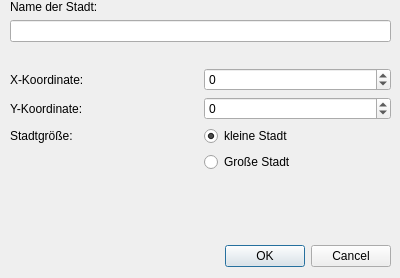
<?xml version="1.0" encoding="UTF-8"?>
<ui version="4.0">
 <class>DialogNewCity</class>
 <widget class="QDialog" name="DialogNewCity">
  <property name="geometry">
   <rect>
    <x>0</x>
    <y>0</y>
    <width>400</width>
    <height>278</height>
   </rect>
  </property>
  <property name="windowTitle">
   <string>Add new City</string>
  </property>
  <widget class="QDialogButtonBox" name="buttonBox">
   <property name="geometry">
    <rect>
     <x>10</x>
     <y>240</y>
     <width>381</width>
     <height>32</height>
    </rect>
   </property>
   <property name="orientation">
    <enum>Qt::Horizontal</enum>
   </property>
   <property name="standardButtons">
    <set>QDialogButtonBox::Cancel|QDialogButtonBox::Ok</set>
   </property>
  </widget>
  <widget class="QWidget" name="gridLayoutWidget">
   <property name="geometry">
    <rect>
     <x>10</x>
     <y>0</y>
     <width>381</width>
     <height>229</height>
    </rect>
   </property>
   <layout class="QGridLayout" name="gridLayout">
    <item row="5" column="2">
     <widget class="QSpinBox" name="sbCoordY">
      <property name="minimum">
       <number>-1000</number>
      </property>
      <property name="maximum">
       <number>1000</number>
      </property>
     </widget>
    </item>
    <item row="7" column="2">
     <widget class="QRadioButton" name="rbSmallTown">
      <property name="text">
       <string>kleine Stadt</string>
      </property>
      <property name="checked">
       <bool>true</bool>
      </property>
     </widget>
    </item>
    <item row="1" column="1" colspan="2">
     <widget class="QLabel" name="lblCityName">
      <property name="text">
       <string>Name der Stadt:</string>
      </property>
     </widget>
    </item>
    <item row="4" column="1">
     <widget class="QLabel" name="lblCoordX">
      <property name="text">
       <string>X-Koordinate:</string>
      </property>
     </widget>
    </item>
    <item row="2" column="1" colspan="2">
     <widget class="QLineEdit" name="leCityName"/>
    </item>
    <item row="4" column="2">
     <widget class="QSpinBox" name="sbCoordX">
      <property name="minimum">
       <number>-1000</number>
      </property>
      <property name="maximum">
       <number>1000</number>
      </property>
     </widget>
    </item>
    <item row="5" column="1">
     <widget class="QLabel" name="lblCoordY">
      <property name="maximumSize">
       <size>
        <width>16777213</width>
        <height>16777215</height>
       </size>
      </property>
      <property name="text">
       <string>Y-Koordinate:</string>
      </property>
     </widget>
    </item>
    <item row="3" column="1" colspan="2">
     <spacer name="verticalSpacer_2">
      <property name="orientation">
       <enum>Qt::Vertical</enum>
      </property>
      <property name="sizeType">
       <enum>QSizePolicy::Fixed</enum>
      </property>
      <property name="sizeHint" stdset="0">
       <size>
        <width>20</width>
        <height>20</height>
       </size>
      </property>
     </spacer>
    </item>
    <item row="7" column="1">
     <widget class="QLabel" name="lblCitySize">
      <property name="text">
       <string>Stadtgröße:</string>
      </property>
     </widget>
    </item>
    <item row="9" column="1" colspan="2">
     <spacer name="verticalSpacer_3">
      <property name="orientation">
       <enum>Qt::Vertical</enum>
      </property>
      <property name="sizeHint" stdset="0">
       <size>
        <width>20</width>
        <height>40</height>
       </size>
      </property>
     </spacer>
    </item>
    <item row="8" column="2">
     <widget class="QRadioButton" name="rbBigTown">
      <property name="text">
       <string>Große Stadt</string>
      </property>
     </widget>
    </item>
   </layout>
  </widget>
 </widget>
 <tabstops>
  <tabstop>leCityName</tabstop>
  <tabstop>sbCoordX</tabstop>
  <tabstop>sbCoordY</tabstop>
 </tabstops>
 <resources/>
 <connections>
  <connection>
   <sender>buttonBox</sender>
   <signal>accepted()</signal>
   <receiver>DialogNewCity</receiver>
   <slot>accept()</slot>
   <hints>
    <hint type="sourcelabel">
     <x>248</x>
     <y>254</y>
    </hint>
    <hint type="destinationlabel">
     <x>157</x>
     <y>274</y>
    </hint>
   </hints>
  </connection>
  <connection>
   <sender>buttonBox</sender>
   <signal>rejected()</signal>
   <receiver>DialogNewCity</receiver>
   <slot>reject()</slot>
   <hints>
    <hint type="sourcelabel">
     <x>316</x>
     <y>260</y>
    </hint>
    <hint type="destinationlabel">
     <x>286</x>
     <y>274</y>
    </hint>
   </hints>
  </connection>
 </connections>
</ui>
